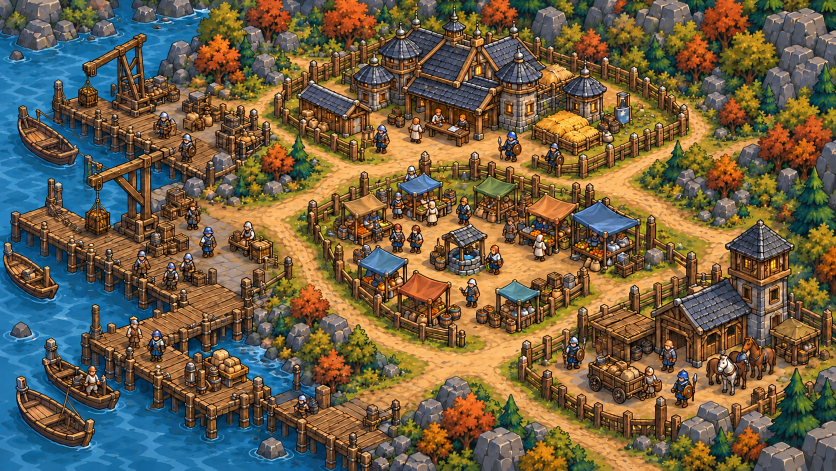
#> input picture packages/story-candidate-01/assets/final-fantasy-v1/masters/approved-v5/narrative-scenes/arch-veinport/master.png, 1672 x 941 px, found by its file name (shown at 1/2 size)
$ python write_review.py
#> lines starting #> are read from the running program, lines starting #| are printed output that depends on the picture; after the words box and inside, x2 and y2 are one past the last pixel; in counts of white or black regions, pixels touching at a corner belong together
from pathlib import Path
from PIL import Image,ImageDraw
import json,numpy as np,hashlib
b=Path(__file__).parent;out=b/'qa-common-scale';out.mkdir(exist_ok=True);scale=44/964.5;ref=[765,989];origin=[8,4];frame=[104,64];common=[1561,1008];order=['idle','walk-a','attack','walk-b'];poses=[]
rois={'idle':[[440,850,680,1000],[820,850,1100,1000]],'walk-a':[[590,800,790,965],[800,800,1030,985]],'attack':[[255,800,500,990],[895,820,1185,995]],'walk-b':[[550,700,790,925],[820,840,1100,985]]}
sem={'idle':'Stable planted ready stance. Named female rust-coat/brown-bun logistics identity; rule hammer held in original image-right tool hand, original wrench stowed.','walk-a':'Actual image-right leg projects forward with broad boot sole visible, while image-left leg trails with side-view boot planted. Original requested side wording was not followed; recorded actual contact is used as opposite-contact reference.','attack':'Grounded wide step and forward torso turn. Original image-right hand extends continuous rigid engineer hammer toward screen-right at waist height; free hand balances behind. No wrench strike, impact FX or duplicated gear.','walk-b':'Actual image-left knee and boot project forward, large lifted sole faces viewer. Image-right leg bears weight and right boot is side-view planted. This visibly opposes walk-a without mirroring upper-body kit.'}
proof=Image.new('RGB',(832,456),'#999');dr=ImageDraw.Draw(proof)
#> after `proof = Image.new('RGB', (832, 456), '#999')`: proof: PIL image 832x456 RGB; every value is 153
for i,pose in enumerate(order):
 d=b/pose;im=Image.open(d/'master.png').convert('RGBA');a=np.array(im.getchannel('A'));sol=[]
#> after `a = np.array(im.getchannel('A'))`: a: shape (941, 1672); every value is 255
 for side,roi in zip(['image-left','image-right'],rois[pose]):
  x0,y0,x1,y1=roi;ys,xs=np.where(a[y0:y1,x0:x1]>127);sol.append({'boot':side,'roi':roi,'soleCenterXBottomFourRows':float((xs[ys>=ys.max()-3]+x0).mean()),'soleY':int(ys.max()+y0)})
#> after the loop, sol = 2 items
 foot=[round(sum(x['soleCenterXBottomFourRows'] for x in sol)/2),max(x['soleY'] for x in sol)];offset=[(ref[j]-foot[j])*scale for j in range(2)];o=[origin[j]+offset[j] for j in range(2)];bounds=[*o,o[0]+common[0]*scale,o[1]+common[1]*scale]
#> after `foot = [round(sum((x['soleCenterXBottomFourRows'] for x in sol)) / 2),`: foot = [760, 940]
#> after `offset = [(ref[j] - foot[j]) * scale for j in range(2)]`: offset = [0.228, 2.24]
#> after `o = [origin[j] + offset[j] for j in range(2)]`: o = [8.23, 6.24]
#> after `bounds = [*o, o[0] + common[0] * scale, o[1] + common[1] * scale]`: bounds = [8.23, 6.24, 79.44, 52.22]
 r=im.transform(tuple(frame),Image.Transform.AFFINE,(1/scale,0,-o[0]/scale,0,1/scale,-o[1]/scale),resample=Image.Resampling.BICUBIC);r.save(out/f'{pose}-rgba.png');ra=np.array(r.getchannel('A'));edge=np.concatenate([ra[0],ra[-1],ra[:,0],ra[:,-1]])
#> after `r = im.transform(tuple(frame), Image.Transform.AFFINE, (1 / scale, 0, `:
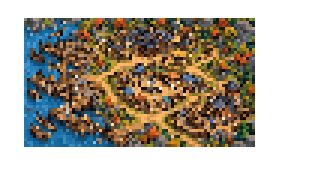
#> r: PIL image 104x64 RGBA (shown 3 times larger); mean R, G, B, A 54.3, 47.4, 35.3, 126.8; transparent parts drawn white
#> after `ra = np.array(r.getchannel('A'))`:
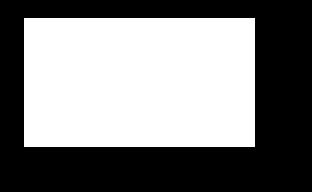
#> ra: shape (64, 104) (shown 3 times larger); 49.7% white; 1 white region, box (x1, y1, x2, y2) and area: (8, 6, 85, 49) 3311
#> after `edge = np.concatenate([ra[0], ra[-1], ra[:, 0], ra[:, -1]])`: edge = 336 values from 0 to 0
 q=json.load(open(d/'alpha-qa.json'));pv=json.load(open(d/'request-provenance.json'));entry={'pose':pose,'raw':str(d/'raw.png'),'master':str(d/'master.png'),'nativeSource':q['nativeSource'],'sha256':q['sha256'],'nativeSize':list(im.size),'nativeMode':im.mode,'prompt':str(d/'prompt.txt'),'request':str(d/'request.json'),'promptProvenance':str(d/'request-provenance.json'),'exactPromptVerified':pv['exactPromptMatch'],'alphaQA':str(d/'alpha-qa.json'),'sourceFoot':foot,'soleMeasurements':sol,'logicalRegistrationOffset':offset,'wholeCanvasOutputBounds':bounds,'wholeCanvasFitsProposedFrame':min(bounds[:2])>=0 and bounds[2]<=frame[0] and bounds[3]<=frame[1],'transparentPaddingRightBottom':[common[0]-im.width,common[1]-im.height],'rawEqualsMaster':(d/'raw.png').read_bytes()==(d/'master.png').read_bytes(),'perimeterMaxAlpha':q['perimeterMaxAlpha'],'perimeterCountAlphaGreaterThan1':q['perimeterCountAlphaGreaterThan1'],'derivedPerimeterMaxAlpha':int(edge.max()),'derivedPerimeterNonzeroCount':int((edge>0).sum()),'semanticReview':sem[pose]};poses.append(entry)
#> (reads packages/story-candidate-02/assets/final-scifi-v1/masters/approved-v5/skills/c02-skill-medical-transfer/alpha-qa.json from the repository)
#> (the run stopped early here; a loop or call above may not have finished)
